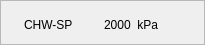
<?xml version="1.0" encoding="UTF-8"?>
<ui version="4.0">
 <class>PressureSensor</class>
 <widget class="QWidget" name="PressureSensor">
  <property name="geometry">
   <rect>
    <x>0</x>
    <y>0</y>
    <width>205</width>
    <height>45</height>
   </rect>
  </property>
  <property name="windowTitle">
   <string>Form</string>
  </property>
  <widget class="QFrame" name="frame">
   <property name="geometry">
    <rect>
     <x>0</x>
     <y>0</y>
     <width>205</width>
     <height>45</height>
    </rect>
   </property>
   <property name="styleSheet">
    <string notr="true">#frame{
border-image: url(:/UI/Widget/System_Sensor_5.png);}</string>
   </property>
   <property name="frameShape">
    <enum>QFrame::StyledPanel</enum>
   </property>
   <property name="frameShadow">
    <enum>QFrame::Raised</enum>
   </property>
   <widget class="QLabel" name="label_52">
    <property name="geometry">
     <rect>
      <x>24</x>
      <y>16</y>
      <width>57</width>
      <height>17</height>
     </rect>
    </property>
    <property name="text">
     <string>CHW-SP</string>
    </property>
   </widget>
   <widget class="QLabel" name="label_53">
    <property name="geometry">
     <rect>
      <x>104</x>
      <y>16</y>
      <width>89</width>
      <height>17</height>
     </rect>
    </property>
    <property name="text">
     <string>2000  kPa</string>
    </property>
   </widget>
  </widget>
 </widget>
 <resources/>
 <connections/>
</ui>
